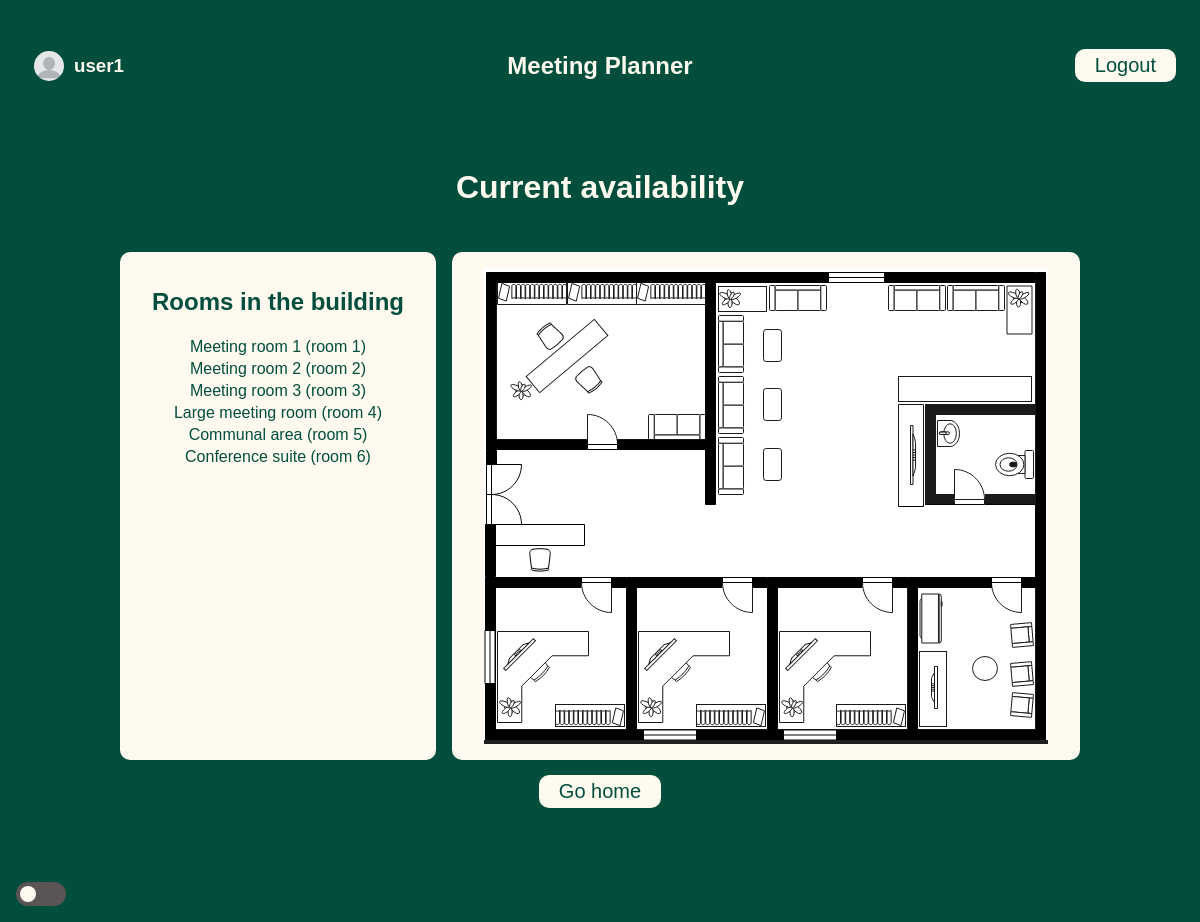
The page /meetings/rooms (signed in) on the database its author committed.
### meetings/models.py (models this page shows)
class Room(models.Model):
    name = models.CharField(max_length=50)
    floor = models.IntegerField()
    room_number = models.IntegerField()
    def __str__(self):
        return f"{self.name} (room  {self.room_number})"

### meetings/views.py (the view)
# urls.py: path("rooms", views.rooms_list, name="rooms"),
@login_required
def rooms_list(request):
    return render(request, "meetings/rooms.html", {"rooms": Room.objects.all()})

### templates/meetings/rooms.html (shortened to what this page needs)
{% extends "base.html" %}
{% load static %}
{% block extra_scripts %}
<link rel="stylesheet" href="{% static 'website/rooms.css' %}">
{% endblock %}
{% block content%}
<h1>Current availability</h1>
<div class="card">
    <div class="item rooms">
        <h2>Rooms in the building</h2>
        {% for room in rooms %}
        <p>{{room}}</p>
        {% endfor %}
    </div>
    <div class="item floorplan">
        <img src="{% static 'website/floorplan.png' %}" id="floorplan" alt="Flooplan" width="564" height="476">
    </div>
</div>
<p class="actions"><a href="{% url 'welcome' %}">Go home</a></p>
{%endblock%}

### templates/base.html (shortened to what this page needs)
{% load static %}
<!DOCTYPE html>
<html lang="en">
<head>
    <link rel="stylesheet" href="{% static 'website/style.css' %}">
</head>
{% block extra_scripts %}{% endblock %}
<body>
    {% if user.is_authenticated %}
    <nav class="header">
        <div class="name">
            <img src="{% static 'website/profile.jpg' %}" id="profile" alt="Profile icon">
            <h3>{{user.get_username}}</h3>
        </div>
        <h1 style="padding:0.5rem"> Meeting Planner</h1>
        <form method="post" action="{%url 'logout'%}">
            <button type="submit">Logout</button>
        </form>
    </nav>
    {%endif%}
    <div class="content">
        {% block content %}
        {% endblock%}
    </div>
    <div id="footer">
        <h1></h1>
    </div>
    <div id="mode">
        <label class="switch" for="darklight">
            <span class="slider round"></span>
        </label>
    </div>
</body>
</html>

### website/static/website/style.css (style rules this page uses)
:root { --main: #014e3c; --button: #cfe0d0; --light: #fffaf0; --dark: #206c5e; }
body { font-family:'Franklin Gothic Medium', 'Arial Narrow', Arial, sans-serif; color: var(--light); background-color: var(--main); margin: 0; display:flex; flex-direction: column; min-height: 100dvh; }
button { background-color: var(--light); border: none; color: var(--main); border-radius: 10px; padding: 5px 20px; font-size: 20px; }
h1 { padding: 1rem; }
a { text-decoration: none; font-weight: bold; color: var(--main); }
p { margin: 0; padding: 2px; }
.actions { display: flex; flex-direction: row; }
.actions a { margin: 5px; background-color: var(--light); color: var(--main); border-radius: 10px; padding: 5px 20px; font-size: 20px; font-weight: normal; }
.card { display: flex; flex-direction: row; color: var(--main); gap: 1rem; padding :0.5rem; }
.item { padding: 1rem 2rem; background-color: var(--light); color: var(--main); border-radius: 10px; display:flex; flex-direction: column; align-items: center; }
#mode { padding: 1rem; bottom: 0; align-items: center; position: fixed; }
#footer { padding:1rem; }
.switch { position: relative; display: inline-block; width: 50px; height: 24px; }
.slider { position: absolute; cursor: pointer; top: 0; left: 0; right: 0; bottom: 0; background-color: rgb(91, 84, 84); -webkit-transition: .4s; transition: .4s; }
.slider:before { position: absolute; content: ""; height: 16px; width: 16px; left: 4px; bottom: 4px; background-color: var(--light); -webkit-transition: .4s; transition: .4s; }
.slider.round { border-radius: 34px; }
.slider.round:before { border-radius: 50%; }
.header { display: grid; grid-template-columns: 1fr 1fr 1fr; padding: 1.5rem; align-items: center; }
.header > :first-child { justify-self: start; }
.header > :nth-child(2) { justify-self: center; }
.header > :last-child { justify-self: end; }
.name { display: flex; flex-direction: row; align-items: center; }
#profile { height: 30px; width: 30px; padding: 10px; border-radius: 100%; }
.content { display: flex; flex-direction: column; align-items: center; justify-content: center; height: 100%; flex-grow: 1; }

### website/static/website/rooms.css (style rules this page uses)
.floorplan { position: relative; width: 100%; }
#floorplan { display: block; }
.floorplan-overlay { position: absolute; width: 100%; height: 100%; display: block; fill: rgba(255, 255, 255, 0.1); }
.rooms h2 { width: max-content; }

### rows shown on the page
Room: name+room_number "Meeting room 1 (room 1)"
Room: name+room_number "Meeting room 2 (room 2)"
Room: name+room_number "Meeting room 3 (room 3)"
Room: name+room_number "Large meeting room (room 4)"
Room: name+room_number "Communal area (room 5)"
Room: name+room_number "Conference suite (room 6)"

### other values the page prints
{{ user.get_username }} "user1"
